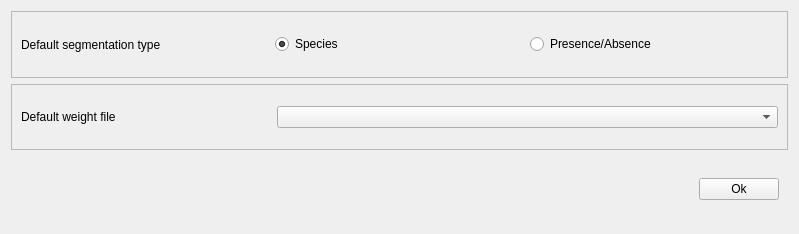
<?xml version="1.0" encoding="UTF-8"?>
<ui version="4.0">
 <class>Preferences</class>
 <widget class="QFrame" name="Preferences">
  <property name="geometry">
   <rect>
    <x>0</x>
    <y>0</y>
    <width>799</width>
    <height>234</height>
   </rect>
  </property>
  <property name="minimumSize">
   <size>
    <width>723</width>
    <height>0</height>
   </size>
  </property>
  <property name="maximumSize">
   <size>
    <width>16777215</width>
    <height>234</height>
   </size>
  </property>
  <property name="windowTitle">
   <string>Frame</string>
  </property>
  <layout class="QVBoxLayout" name="verticalLayout">
   <item>
    <widget class="QFrame" name="frame">
     <property name="frameShape">
      <enum>QFrame::StyledPanel</enum>
     </property>
     <property name="frameShadow">
      <enum>QFrame::Raised</enum>
     </property>
     <layout class="QHBoxLayout" name="horizontalLayout">
      <item>
       <widget class="QLabel" name="label_2">
        <property name="sizePolicy">
         <sizepolicy hsizetype="Preferred" vsizetype="Preferred">
          <horstretch>1</horstretch>
          <verstretch>0</verstretch>
         </sizepolicy>
        </property>
        <property name="text">
         <string>Default segmentation type</string>
        </property>
       </widget>
      </item>
      <item>
       <widget class="QRadioButton" name="radio_species">
        <property name="sizePolicy">
         <sizepolicy hsizetype="Minimum" vsizetype="Fixed">
          <horstretch>1</horstretch>
          <verstretch>0</verstretch>
         </sizepolicy>
        </property>
        <property name="text">
         <string>Species</string>
        </property>
        <property name="checked">
         <bool>true</bool>
        </property>
       </widget>
      </item>
      <item>
       <widget class="QRadioButton" name="radio_presence_absence">
        <property name="sizePolicy">
         <sizepolicy hsizetype="Minimum" vsizetype="Fixed">
          <horstretch>1</horstretch>
          <verstretch>0</verstretch>
         </sizepolicy>
        </property>
        <property name="text">
         <string>Presence/Absence</string>
        </property>
       </widget>
      </item>
     </layout>
    </widget>
   </item>
   <item>
    <widget class="QFrame" name="frame_2">
     <property name="frameShape">
      <enum>QFrame::StyledPanel</enum>
     </property>
     <property name="frameShadow">
      <enum>QFrame::Raised</enum>
     </property>
     <layout class="QHBoxLayout" name="horizontalLayout_2">
      <item>
       <widget class="QLabel" name="label">
        <property name="sizePolicy">
         <sizepolicy hsizetype="Preferred" vsizetype="Preferred">
          <horstretch>1</horstretch>
          <verstretch>0</verstretch>
         </sizepolicy>
        </property>
        <property name="text">
         <string>Default weight file</string>
        </property>
       </widget>
      </item>
      <item>
       <widget class="QComboBox" name="combo_weights">
        <property name="sizePolicy">
         <sizepolicy hsizetype="Preferred" vsizetype="Fixed">
          <horstretch>2</horstretch>
          <verstretch>0</verstretch>
         </sizepolicy>
        </property>
       </widget>
      </item>
     </layout>
    </widget>
   </item>
   <item>
    <widget class="QWidget" name="widget" native="true">
     <layout class="QHBoxLayout" name="horizontalLayout_3">
      <item>
       <spacer name="horizontalSpacer">
        <property name="orientation">
         <enum>Qt::Horizontal</enum>
        </property>
        <property name="sizeHint" stdset="0">
         <size>
          <width>40</width>
          <height>20</height>
         </size>
        </property>
       </spacer>
      </item>
      <item>
       <widget class="QPushButton" name="btn_ok">
        <property name="text">
         <string>Ok</string>
        </property>
       </widget>
      </item>
     </layout>
    </widget>
   </item>
  </layout>
 </widget>
 <resources/>
 <connections>
  <connection>
   <sender>radio_species</sender>
   <signal>clicked()</signal>
   <receiver>Preferences</receiver>
   <slot>radio_seg_type_change()</slot>
   <hints>
    <hint type="sourcelabel">
     <x>361</x>
     <y>30</y>
    </hint>
    <hint type="destinationlabel">
     <x>361</x>
     <y>71</y>
    </hint>
   </hints>
  </connection>
  <connection>
   <sender>btn_ok</sender>
   <signal>clicked()</signal>
   <receiver>Preferences</receiver>
   <slot>close()</slot>
   <hints>
    <hint type="sourcelabel">
     <x>740</x>
     <y>190</y>
    </hint>
    <hint type="destinationlabel">
     <x>399</x>
     <y>116</y>
    </hint>
   </hints>
  </connection>
  <connection>
   <sender>radio_presence_absence</sender>
   <signal>clicked()</signal>
   <receiver>Preferences</receiver>
   <slot>radio_seg_type_change()</slot>
   <hints>
    <hint type="sourcelabel">
     <x>591</x>
     <y>30</y>
    </hint>
    <hint type="destinationlabel">
     <x>361</x>
     <y>71</y>
    </hint>
   </hints>
  </connection>
 </connections>
 <slots>
  <slot>btn_preferences_accepted()</slot>
  <slot>radio_seg_type_change()</slot>
 </slots>
</ui>
